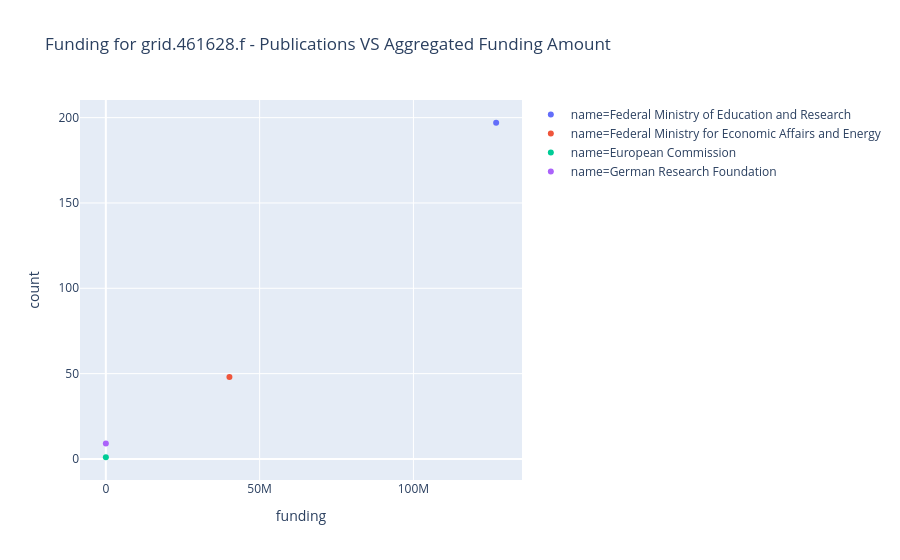

This figure's notebook cell:
### Markdown cell above
## Correlation between No of Publications VS Funding

### Code cell
px.scatter(df, x="funding", y="count", color="name", 
           title=f"Funding for {GRIDID} - Publications VS Aggregated Funding Amount")

### Figure 1 — Plotly figure (JSON) as saved in the notebook; plotly's stock layout.template omitted (floating-point values rounded to 4 significant figures)
{"data": [{"hoverlabel": {"namelength": 0}, "hovertemplate": "name=Federal Ministry of Education and Research<br>funding=%{x}<br>count=%{y}", "legendgroup": "name=Federal Ministry of Education and Research", "marker": {"color": "#636efa", "symbol": "circle"}, "mode": "markers", "name": "name=Federal Ministry of Education and Research", "showlegend": true, "type": "scatter", "x": [126898901], "xaxis": "x", "y": [197], "yaxis": "y"}, {"hoverlabel": {"namelength": 0}, "hovertemplate": "name=Federal Ministry for Economic Affairs and Energy<br>funding=%{x}<br>count=%{y}", "legendgroup": "name=Federal Ministry for Economic Affairs and Energy", "marker": {"color": "#EF553B", "symbol": "circle"}, "mode": "markers", "name": "name=Federal Ministry for Economic Affairs and Energy", "showlegend": true, "type": "scatter", "x": [40178610], "xaxis": "x", "y": [48], "yaxis": "y"}, {"hoverlabel": {"namelength": 0}, "hovertemplate": "name=European Commission<br>funding=%{x}<br>count=%{y}", "legendgroup": "name=European Commission", "marker": {"color": "#00cc96", "symbol": "circle"}, "mode": "markers", "name": "name=European Commission", "showlegend": true, "type": "scatter", "x": [0], "xaxis": "x", "y": [1], "yaxis": "y"}, {"hoverlabel": {"namelength": 0}, "hovertemplate": "name=German Research Foundation<br>funding=%{x}<br>count=%{y}", "legendgroup": "name=German Research Foundation", "marker": {"color": "#ab63fa", "symbol": "circle"}, "mode": "markers", "name": "name=German Research Foundation", "showlegend": true, "type": "scatter", "x": [0], "xaxis": "x", "y": [9], "yaxis": "y"}], "layout": {"autosize": true, "legend": {"tracegroupgap": 0}, "title": {"text": "Funding for grid.461628.f - Publications VS Aggregated Funding Amount"}, "xaxis": {"anchor": "y", "autorange": true, "domain": [0, 1], "range": [-7496000.0, 134400000.0], "title": {"text": "funding"}, "type": "linear"}, "yaxis": {"anchor": "x", "autorange": true, "domain": [0, 1], "range": [-12.09, 210.1], "title": {"text": "count"}, "type": "linear"}}}
